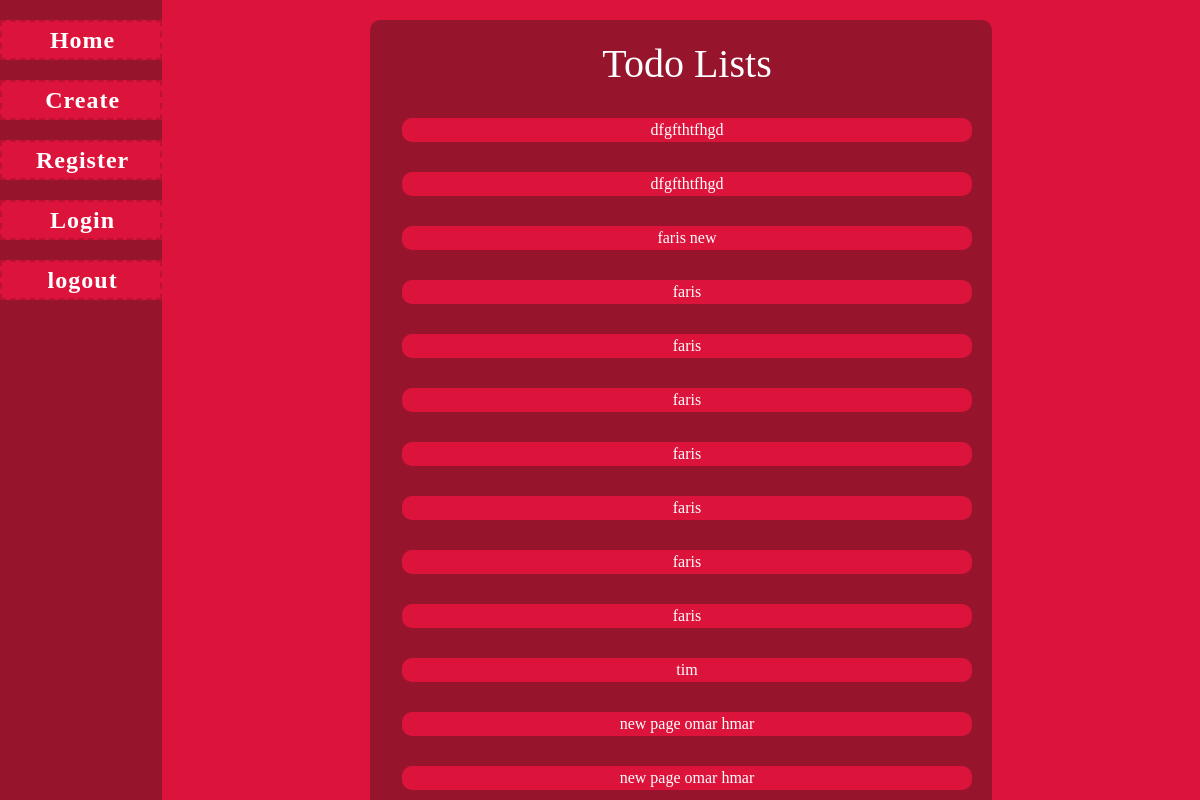
The page /view/ (signed in) on the database its author committed.
### main/models.py (models this page shows, shortened)
class ToDoList(models.Model):
    user = models.ForeignKey(User, on_delete=models.CASCADE, related_name="todolist", null=True)
    name = models.CharField(max_length=200)

### main/views.py (the view)
# urls.py: path('view/', views.view, name="view"),
def view(response):
    return render(response, 'main/view.html',{})

### main/templates/main/view.html (shortened to what this page needs)
{% extends 'main/base.html' %}
        {% load static %}
        {% block content %}
        <div class="todos">
            <ul>
                <h1 style="color: white;">Todo Lists</h1>
                    {% for todo in user.todolist.all %}
                        <li><a href="{{todo.id}}">{{todo.name}}</a></li>
                    {% endfor %}
            </ul>
        </div>
        {% endblock %}

### main/templates/main/base.html (style rules this page uses)
*, *::after, *::before { margin: 0; padding: 0; box-sizing: border-box; overflow: hidden; }
body { overflow: hidden; height: 100%; width: 100%; }
.todos { width: 60%; }
ul { position: relative; width: 100%; height: max-content; padding: 20px 20px; border-radius: 10px; background-color: rgb(150, 20, 44); }
ul h1 { display: flex; justify-content: center; }
ul li { margin: 30px 0; text-align: center; background-color: crimson; transition: all 0.2s; cursor: pointer; border-radius: 10px; }
ul li a, ul li p { text-decoration: none; color: white; transition: all 0.2s; }

### rows shown on the page
ToDoList: name "dfgfthtfhgd"
ToDoList: name "dfgfthtfhgd"
ToDoList: name "faris new"
ToDoList: name "faris"
ToDoList: name "faris"
ToDoList: name "faris"
ToDoList: name "faris"
ToDoList: name "faris"
ToDoList: name "faris"
ToDoList: name "faris"
ToDoList: name "tim"
ToDoList: name "new page omar hmar"
ToDoList: name "new page omar hmar"
